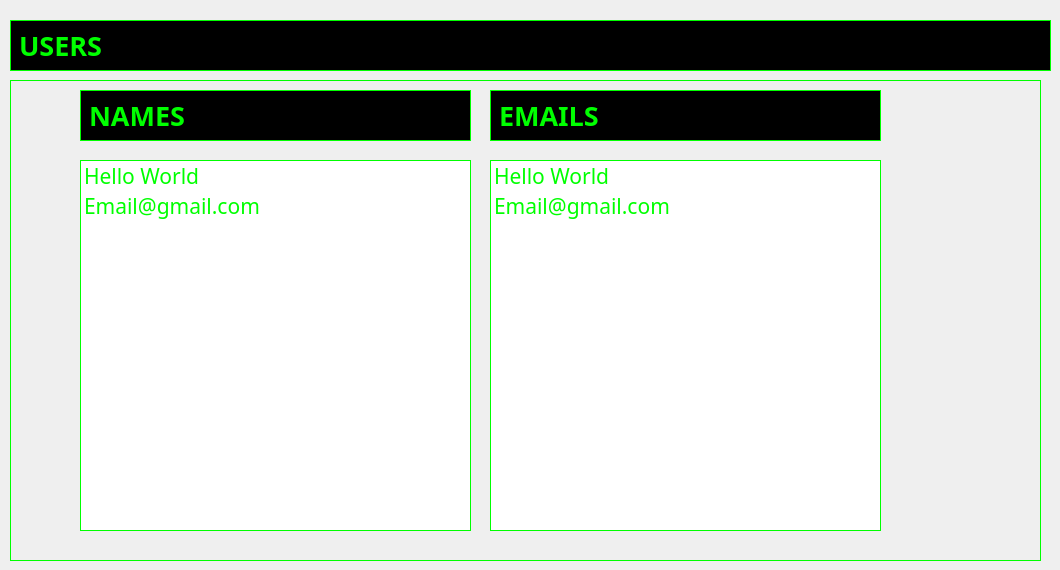
    <widget class="QWidget" name="page_5">
     <widget class="QLabel" name="label_19">
      <property name="geometry">
       <rect>
        <x>10</x>
        <y>20</y>
        <width>1041</width>
        <height>51</height>
       </rect>
      </property>
      <property name="font">
       <font>
        <family>Bahnschrift</family>
        <pointsize>20</pointsize>
        <weight>75</weight>
        <bold>true</bold>
       </font>
      </property>
      <property name="styleSheet">
       <string notr="true">background-color: rgb(0, 0, 0);
color: rgb(0, 255, 0);</string>
      </property>
      <property name="frameShape">
       <enum>QFrame::Panel</enum>
      </property>
      <property name="text">
       <string>USERS</string>
      </property>
     </widget>
     <widget class="QFrame" name="frame_9">
      <property name="geometry">
       <rect>
        <x>10</x>
        <y>80</y>
        <width>1031</width>
        <height>481</height>
       </rect>
      </property>
      <property name="styleSheet">
       <string notr="true">color: rgb(0, 255, 0);
border:1px solid rgba(0,255,0)</string>
      </property>
      <property name="frameShape">
       <enum>QFrame::Panel</enum>
      </property>
      <property name="frameShadow">
       <enum>QFrame::Raised</enum>
      </property>
      <widget class="QListWidget" name="userlist_list">
       <property name="geometry">
        <rect>
         <x>70</x>
         <y>80</y>
         <width>391</width>
         <height>371</height>
        </rect>
       </property>
       <property name="font">
        <font>
         <family>Yu Gothic UI Semilight</family>
         <pointsize>16</pointsize>
        </font>
       </property>
       <item>
        <property name="text">
         <string>Hello World</string>
        </property>
       </item>
       <item>
        <property name="text">
         <string>Email@gmail.com</string>
        </property>
       </item>
      </widget>
      <widget class="QLabel" name="users_list">
       <property name="geometry">
        <rect>
         <x>70</x>
         <y>10</y>
         <width>391</width>
         <height>51</height>
        </rect>
       </property>
       <property name="font">
        <font>
         <family>Bahnschrift</family>
         <pointsize>20</pointsize>
         <weight>75</weight>
         <bold>true</bold>
        </font>
       </property>
       <property name="styleSheet">
        <string notr="true">background-color: rgb(0, 0, 0);
color: rgb(0, 255, 0);</string>
       </property>
       <property name="frameShape">
        <enum>QFrame::Panel</enum>
       </property>
       <property name="text">
        <string>NAMES</string>
       </property>
      </widget>
      <widget class="QLabel" name="users_list_email">
       <property name="geometry">
        <rect>
         <x>480</x>
         <y>10</y>
         <width>391</width>
         <height>51</height>
        </rect>
       </property>
       <property name="font">
        <font>
         <family>Bahnschrift</family>
         <pointsize>20</pointsize>
         <weight>75</weight>
         <bold>true</bold>
        </font>
       </property>
       <property name="styleSheet">
        <string notr="true">background-color: rgb(0, 0, 0);
color: rgb(0, 255, 0);</string>
       </property>
       <property name="frameShape">
        <enum>QFrame::Panel</enum>
       </property>
       <property name="text">
        <string>EMAILS</string>
       </property>
      </widget>
      <widget class="QListWidget" name="userlist_list_email">
       <property name="geometry">
        <rect>
         <x>480</x>
         <y>80</y>
         <width>391</width>
         <height>371</height>
        </rect>
       </property>
       <property name="font">
        <font>
         <family>Yu Gothic UI Semilight</family>
         <pointsize>16</pointsize>
        </font>
       </property>
       <item>
        <property name="text">
         <string>Hello World</string>
        </property>
       </item>
       <item>
        <property name="text">
         <string>Email@gmail.com</string>
        </property>
       </item>
      </widget>
     </widget>
    </widget>
